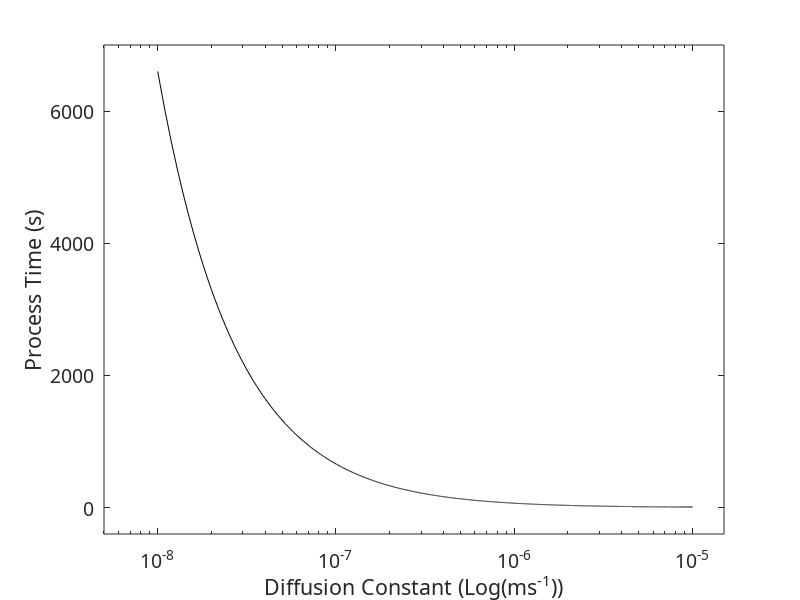

This chart was generated by the following MATLAB code:
a = 132 * 10^(-6);
k_m = linspace(1*10^(-5), 1*10^(-8) , 10000);

t = a./(k_m.*2);

semilogx(k_m,t,'k');

ylabel('Process Time (s)');
xlabel('Diffusion Constant (Log(ms^-^1))');

set(gca,'Fontname','CMU bright','Fontsize',14);
xlim([0.50000e-08 1.5000e-05]);
ylim([-400 7000]);

print(gcf,'diff_time.png','-dpng','-r900');